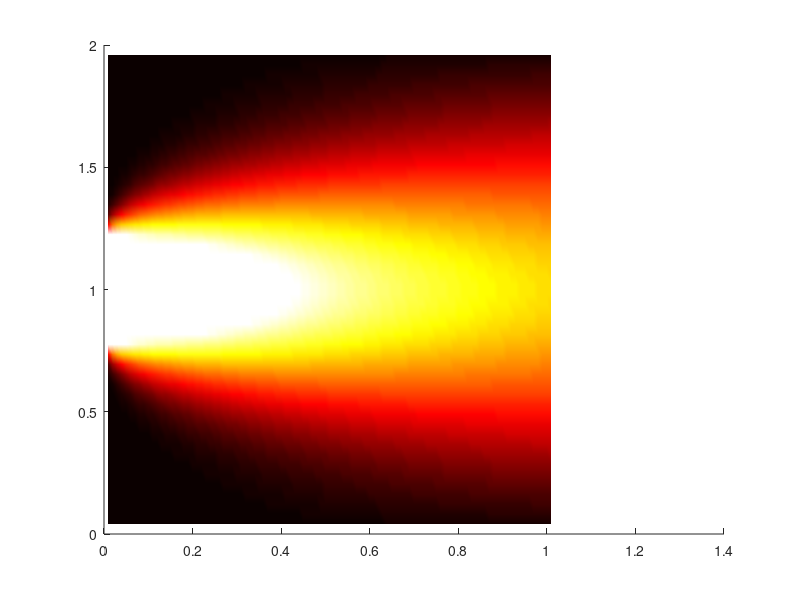

Here is the MATLAB script that generated this plot: (Note: this script raises an error after producing the figure.)
clear all;
close all;


% load('PIGP_extrap_0_res.mat');
load('diffuBC_1d_v1.mat');
load('PIDKL_res.mat');

h = figure;
hold on
x = reshape(X(:, 1), 48, 101);
t = reshape(X(:, 2), 48, 101);

pcolor(t, x, recU);

shading interp
colormap hot
caxis([1, 1.6]);
% colorbar('northoutside')
%     colorbar
%     legend(num2str(id(:)))
% caxis([0,0.1]);
ax = gca;
% ax.FontSize = 20;
%     ax.XLim = [1,length(nTr_lv2_list)];
% ax.XTick = [];
% ax.YTick = [];
% ylim([0, 2]);
% xlim([0, 1]);

% caxis([0,0.1]);
% xlabel('t')
% ylabel('x')
ax.FontSize = 45;

% box on 
% grid on

plot(xtr_t15(:, 2), xtr_t15(:, 1), 'g-');
% plot(1:10);
set(h,'Units','Inches');
pos = get(h,'Position');
set(h,'PaperPositionMode','Auto','PaperUnits','Inches','PaperSize',[pos(3), pos(4)])
print(h,'PIDKL_diff.pdf','-dpdf','-r0')
% print(gcf, 'groundTruth.pdf', '-dpdf')






